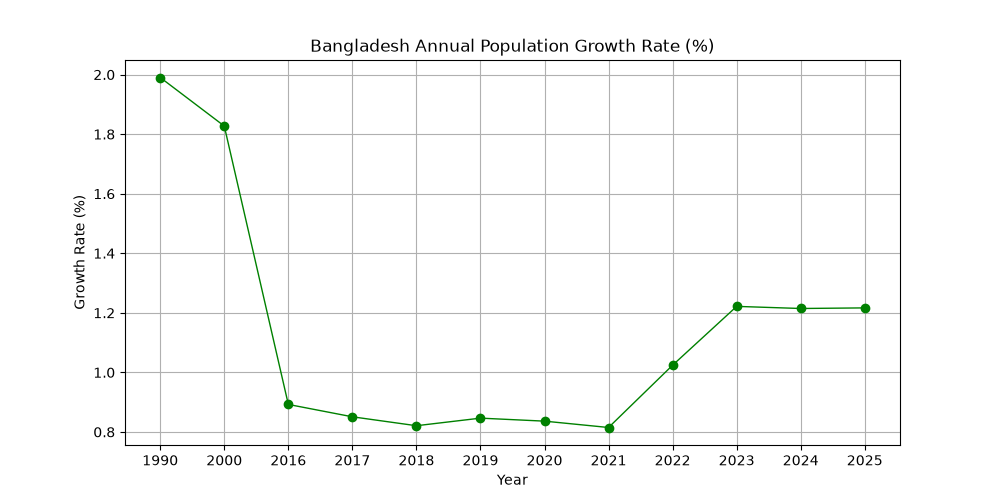

Reproduce this figure in Python.
import pandas as pd
import matplotlib.pyplot as plt

# load dataset & conver '..' into NaN
df = pd.read_csv('bangladesh_data.csv')
df = df.replace('..', pd.NA)

# population growth
population_growth = df[df['Series Name'] == 'Population growth (annual %)']

years = [
    '1990 [YR1990]', '2000 [YR2000]', '2016 [YR2016]', '2017 [YR2017]',
    '2018 [YR2018]', '2019 [YR2019]', '2020 [YR2020]', '2021 [YR2021]',
    '2022 [YR2022]', '2023 [YR2023]', '2024 [YR2024]', '2025 [YR2025]'
]
# # convert year into pure number
values = population_growth[years].values.flatten().astype(float)
clean_years = [y.split(' ')[0] for y in years]

plt.figure(figsize=(10, 5))
plt.plot(clean_years, values, marker='o', color='green', linewidth=1)
plt.title('Bangladesh Annual Population Growth Rate (%)')
plt.xlabel('Year')
plt.ylabel('Growth Rate (%)')
plt.grid(True)
plt.savefig('population_growth.png')
print('saved population_growth.png ✅')
plt.show()
